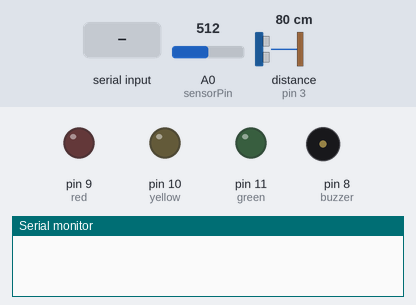
This sketch was run on a simulated Arduino Uno, built with avr-gcc and run on an emulated ATmega328P. Shown: output pins drawn as LEDs (lit = HIGH), buzzer (waves = sounding, pin HIGH), the last lines printed to the serial monitor. Inputs (shaded band) come from the test bench; at power-on: A0 (sensorPin) = 512, distance to the obstacle (sensor on pin 3) 80 cm. The echo pulse lasts 58.3 µs per cm; pins used as bus, display or sensor lines are not drawn.

Above: at 1.2 s.
1.3 s: "r" received over Serial
At 2.3 s:
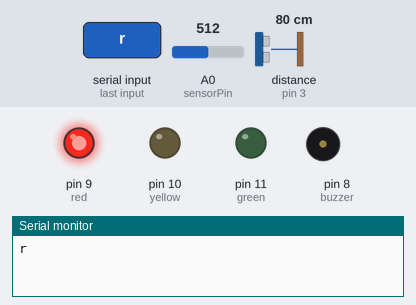
7.3 s: "p" received over Serial
At 8.1 s:
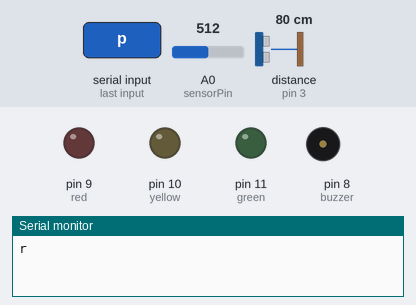
8.8 s: "n" received over Serial
At 9.5 s:
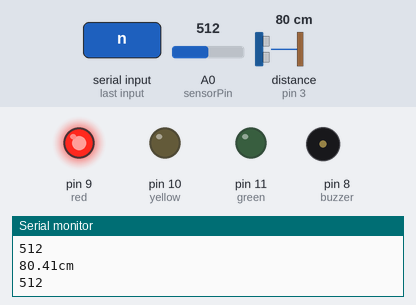
Timing chart, 0 to 11.8 s (numbered marks = the images above; inputs shaded):
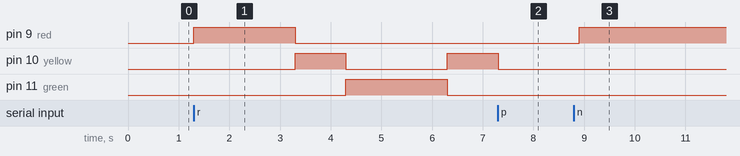

The sketch:

CW1_N0770180.ino
```cpp
//////////// Mini project:  Traffic Light Controller


// The calling function is declare here and some value

#define ECHOPIN 3
#define TRIGPIN 2
void regular_mode();
void pedestrian_mode();
void light_depend();
void sensor_distance();
void sensor_distance1();
void sensor_Value();
int sensorPin = A0; // select the input pin for ldr
int sensorValue = 0; // variable to store the value coming from the sensor
int x;
int buzzer = 8; // buzzer is connected to digital pin 8
int red = 9; // red led is connected to digital pin 9
int yellow = 10; // yellow led is connected to digital pin 10
int green = 11; // green led is connected to digital pin 11
float distance;
char var; // this is the varable to hold the user serail input
String inString = "";    // string to hold input


// the setup routine runs once when you press reset:
void setup()
{

// initialize the digital pin as an output.
Serial.begin(9600);
 pinMode(red, OUTPUT);
 pinMode(yellow, OUTPUT);
 pinMode(green, OUTPUT);
 pinMode(ECHOPIN, INPUT);
 pinMode(TRIGPIN, OUTPUT);
 pinMode(buzzer, OUTPUT);
}
void loop()
{

 // the loop routine runs over and over again forever:
 if (Serial.available()>0)
 {
  var=Serial.read();
    switch(var)
    {

      case 'r': // this case work in regular mode


      {
        Serial.println(var);
do{

      regular_mode(); // calling function
      if (Serial.available()>0)
    {
      var=Serial.read();
    }

    }
  while (var == 'r');
    }

        break;


    case 'p': // this case work in pedestrian mode

    {
     Serial.println(var);
while(var == 'p') {

            pedestrian_mode();
            sensor_distance();
          if(Serial.available() > 0)
          {
            var=Serial.read();
      Serial.println(var);
          }

  }


    }
  break;

   case 'n': // this mode work in night mode

   {
      Serial.println(var);
 do{
      light_depend();


      //sensor_Value();
     if (Serial.available()>0)
      {
        var=Serial.read();
      }

   }
    while (var =='n');
  }
    break;

   }
 }

}

// Calling function code

void regular_mode()

         {
            digitalWrite(red, HIGH);
            delay(2000);
            digitalWrite(red, LOW);
            digitalWrite(yellow, HIGH);
            delay(1000);
            digitalWrite(yellow, LOW);
            digitalWrite(green, HIGH);
            delay(2000);
            digitalWrite(green, LOW);
            digitalWrite(yellow, HIGH);
            delay(1000);
            digitalWrite(yellow, LOW);
         }

void pedestrian_mode()

      {
          digitalWrite(TRIGPIN, LOW);
          delayMicroseconds(2);
          digitalWrite(TRIGPIN,HIGH);
          delayMicroseconds(10);
          digitalWrite(TRIGPIN,LOW);
          distance = pulseIn(ECHOPIN, HIGH); // return 0 if no high pulse in 1sec
          distance = distance/58;
          Serial.print(distance);
          Serial.println("cm");
          delay(200);

        if (distance<10)
          {

        for (int x = 0; x <= 10; x++)
         {
           tone(8,9600);
           digitalWrite(yellow, HIGH);   // set the LED on
           delay(100);
           digitalWrite(yellow, LOW);    // set the LED off
           delay(100);
         }


     }

      else {
              noTone(8);
      regular_mode();

      }
      }

void sensor_distance()

      {
      /*  if (distance<10)
          {
           tone(8,9600);
          // for (int x = 0; x <= 10; x++)
         //{
           digitalWrite(yellow, HIGH);   // set the LED on
           delay(100);
           digitalWrite(yellow, LOW);    // set the LED off
           delay(100);
           goto imran;
        // }
           noTone(8);
         }*/
       if  (distance>10)
     {
     regular_mode();
     pedestrian_mode();


     }
       }


void light_depend()

   {
    sensorValue = analogRead(sensorPin); // read the value from the sensor
    Serial.println(sensorValue); //prints the values coming from the sensor on the screen
    delay(100);
     if (sensorValue > 800)
    {
      regular_mode();


//      sensor_distance1();
    }

        else

    {
      int io =0;
      digitalWrite(red, HIGH);
      while( io == 0 )
      {

          digitalWrite(TRIGPIN, LOW);
          delayMicroseconds(2);
          digitalWrite(TRIGPIN,HIGH);
          delayMicroseconds(10);
          digitalWrite(TRIGPIN,LOW);
          distance = pulseIn(ECHOPIN, HIGH); // return 0 if no high pulse in 1sec
          distance = distance/58;
          Serial.print(distance);
          Serial.println("cm");
          delay(200);

          if ( distance < 10)
          {
            digitalWrite(green, HIGH);
            digitalWrite(red, LOW);
          }
          else
          {
            digitalWrite(green, LOW);
            io++;
          }
      }
    }
    }


void sensor_Value()

    {


      if (sensorValue<450)
    {
      pedestrian_mode();
      sensor_distance1();
    }

        else

    {
       regular_mode();
       light_depend();
    }
    }


void sensor_distance1()

   {

    if (distance<10)
    {
      digitalWrite(green, HIGH);
      digitalWrite(green,HIGH);
    }
    else
    {
     digitalWrite(red, LOW);
      digitalWrite(red, LOW);
    }

}
```

Measured:
- after the input at 1.3 s, pin 9 (red): LOW → HIGH at once, → LOW 2.0 s later; pin 10 (yellow): LOW → HIGH after 2.0 s, → LOW 1.0 s later, → HIGH 2.0 s later; pin 11 (green): LOW → HIGH after 3.0 s, → LOW 2.0 s later
- after the input at 7.3 s, pin 9 (red): stays LOW (without the input it goes to HIGH after 0.00 s)
- after the input at 8.8 s, pin 9 (red): LOW → HIGH after 0.10 s
